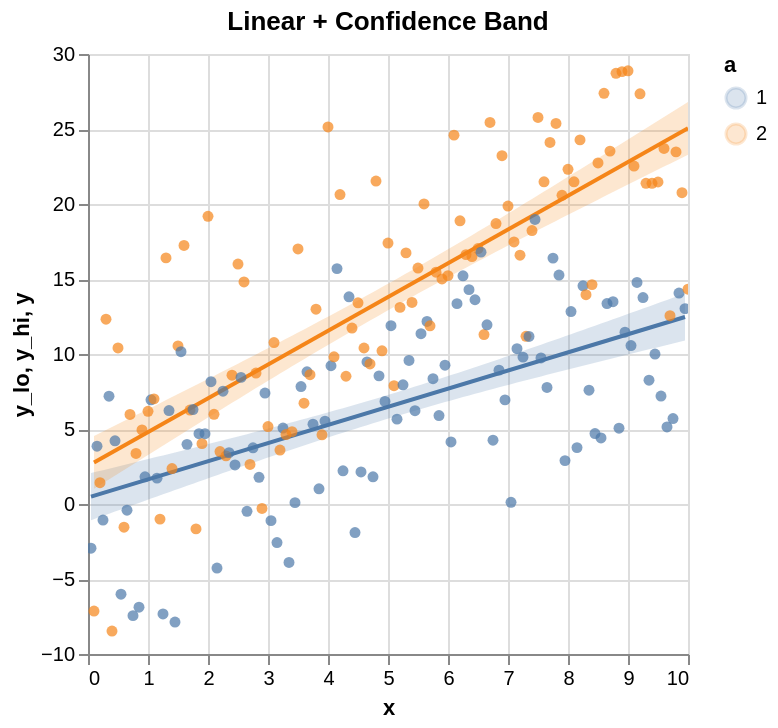

Vega-Lite specification stored for this chart:
### Vega-Lite specification from a JSON file in a GitHub repository (floating-point values rounded to 4 significant figures; data arrays with more than 128 entries replaced by an {"elided": "..."} marker saying what was removed)
{"$schema": "https://vega.github.io/schema/vega-lite/v5.json", "data": {"values": {"elided": "200 records"}}, "height": 300, "layer": [{"data": {"values": {"elided": "200 records"}}, "encoding": {"color": {"field": "a", "type": "nominal"}, "x": {"field": "x", "scale": {"zero": false}, "type": "quantitative"}, "y": {"field": "y_lo", "scale": {"zero": false}, "type": "quantitative"}, "y2": {"field": "y_hi"}}, "mark": {"line": false, "opacity": 0.2, "type": "area"}, "params": [{"bind": "scales", "name": "grid", "select": {"encodings": ["x", "y"], "type": "interval"}}]}, {"data": {"values": {"elided": "200 records"}}, "encoding": {"color": {"field": "a", "type": "nominal"}, "x": {"field": "x", "scale": {"zero": false}, "type": "quantitative"}, "y": {"field": "y", "scale": {"zero": false}, "type": "quantitative"}}, "mark": {"type": "line"}, "transform": [{"groupby": ["a"], "method": "linear", "on": "x", "regression": "y"}]}, {"encoding": {"color": {"field": "a", "type": "nominal"}, "tooltip": [{"field": "x", "type": "quantitative"}, {"field": "a", "type": "nominal"}, {"field": "y", "type": "quantitative"}], "x": {"field": "x", "scale": {"zero": false}, "type": "quantitative"}, "y": {"field": "y", "scale": {"zero": false}, "type": "quantitative"}}, "mark": {"filled": true, "type": "point"}}], "title": "Linear + Confidence Band"}
